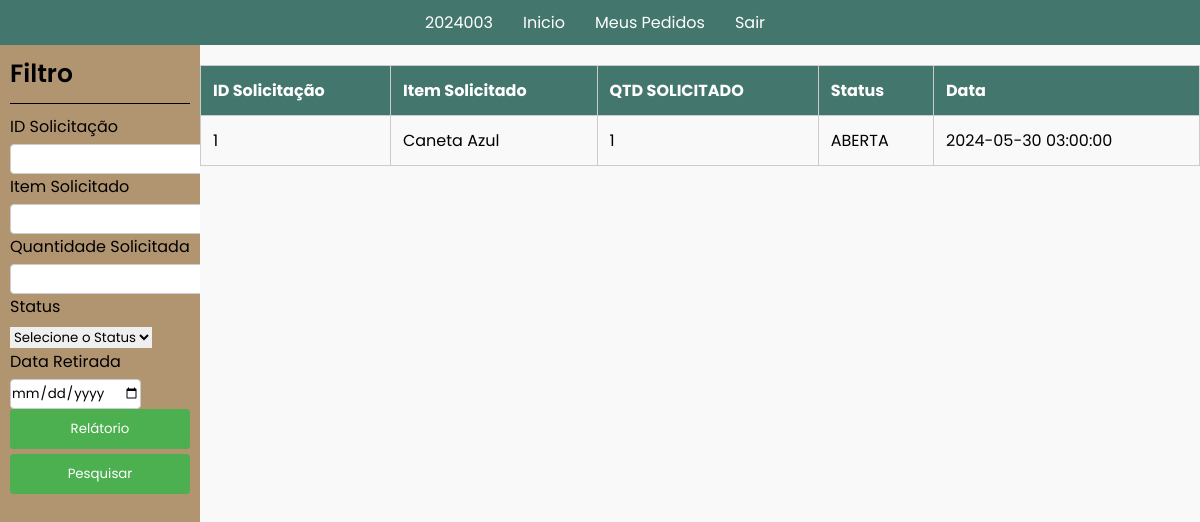
The app's page /04.Usuario_Visu_Pedidos/index.php (signed in), older data.
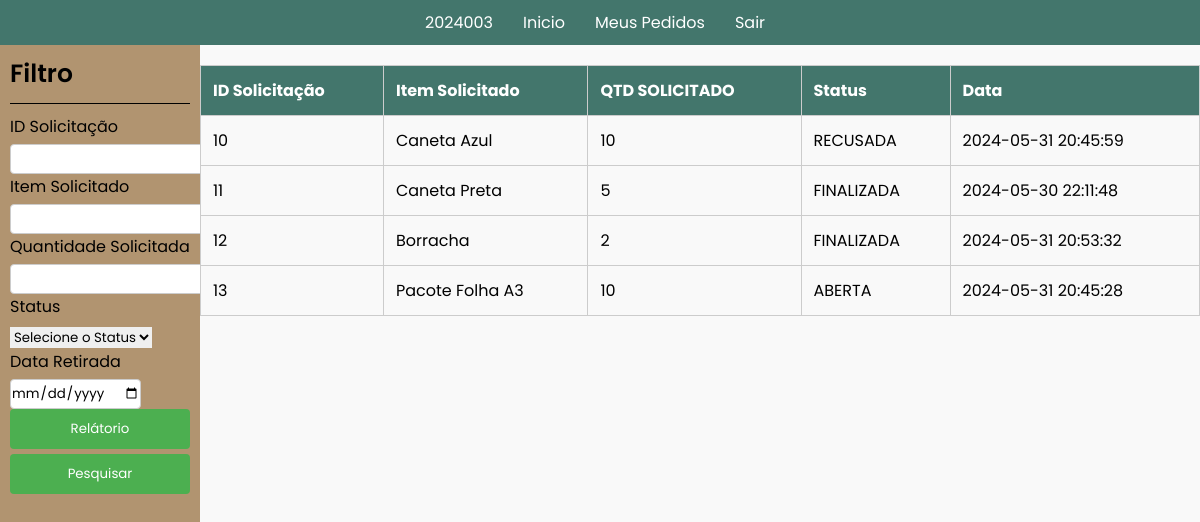
The same page, newer data.
### tables this page shows
CREATE TABLE `requisicao` (
  `QuantidadeItem` int(11) DEFAULT NULL,
  `CargoFuncionario` varchar(100) DEFAULT NULL,
  `ID_Solicitacao` int(11) NOT NULL,
  `NomeItem` varchar(100) DEFAULT NULL,
  `SetorFuncionario` varchar(100) DEFAULT NULL,
  `StatusSolicitacao` varchar(50) DEFAULT NULL,
  `DataSolicitacao` timestamp NOT NULL DEFAULT current_timestamp() ON UPDATE current_timestamp(),
  `FK_ITEM_ID_Item` int(11) DEFAULT NULL,
  `FK_CONTA_Matricula` int(11) DEFAULT NULL
);

### 04.Usuario_Visu_Pedidos/index.php (the view, shortened to what this page needs)
<!DOCTYPE html>
<html lang="en">
<head>
    <link rel="stylesheet" href="style.css">
    <link rel="stylesheet" href="../src/css/reset.css">
    <link rel="stylesheet" href="../src/css/font.css">
    <link rel="stylesheet" href="../src/css/printParametre.css">
</head>
<?php
    $atual = $_SESSION['matricula'];
    include '../src/db/db_connection.php';
?>
<body>
    <nav>
        <ul>
            <?php
                $menu_items = array(
                $atual => "ID.php",
                "Inicio" => "../03.Usuario_Inicial_Solicitação/index.php",
                "Meus Pedidos" => "../04.Usuario_Visu_Pedidos/index.php",
                "Sair" => "../src/php/sair.php"            );
            foreach ($menu_items as $label => $url) {
                echo '<li><a href="' . $url . '">' . $label . '</a></li>';
            }
            ?>
        </ul>
    </nav>
    <div class="content">
        <div class="menuLateral">
        <h4>Filtro</h4>
        <form action="" method="get">
            <div>
                <label for="idSolicitacao">ID Solicitação</label>
                <input type="number" name="idSolicitacao" id="idSolicitacao" value="<?php echo isset($_GET['idSolicitacao']) ? $_GET['idSolicitacao'] : ''; ?>">
            </div>
            <div>
                <label for="itemSolicitado">Item Solicitado</label>
                <input type="text" name="itemSolicitado" id="itemSolicitado" value="<?php echo isset($_GET['itemSolicitado']) ? $_GET['itemSolicitado'] : ''; ?>">
            </div>
            <div>
                <label for="quantidade">Quantidade Solicitada</label>
                <input type="number" name="quantidade" id="quantidade" value="<?php echo isset($_GET['quantidade']) ? $_GET['quantidade'] : ''; ?>">
            </div>
            <div>
                <label for="statusSolicitacao">Status</label>
                <select name="statusSolicitacao" id="statusSolicitacao">
                    <option value="">Selecione o Status</option>
                </select>
            </div>
            <div>
                <label for="dataRet">Data Retirada</label>
                <input type="date" name="dataRet" id="dataRet" value="<?php echo isset($_GET['dataRet']) ? $_GET['dataRet'] : ''; ?>">
            </div>
            <div class="relatorio">
                <button type="button" onclick="imprimirRelatorio()">Relátorio</button>
            </div>
            <div class="pesquisa">
                <button type="submit">Pesquisar</button>
            </div>
        </form>
        </div>
        <div class="dataGrid printableArea">
            <table>
                <thead>
                    <tr>
                    <th>ID Solicitação</th>
                    <th>Item Solicitado</th>
                    <th>QTD SOLICITADO</th>
                    <th>Status</th>
                    <th>Data</th>
                    </tr>
                </thead>
                <tbody>
                    <?php
                    $sql = "SELECT ID_Solicitacao, NomeItem, QuantidadeItem, StatusSolicitacao, DataSolicitacao
                            FROM requisicao
                            WHERE FK_CONTA_Matricula = '$atual'";
                    $result = $conn->query($sql);
                    if ($result->num_rows > 0) {
                        while ($row = $result->fetch_assoc()) {
                            echo "<tr>
                                    <td>{$row['ID_Solicitacao']}</td>
                                    <td>{$row['NomeItem']}</td>
                                    <td>{$row['QuantidadeItem']}</td>
                                    <td>{$row['StatusSolicitacao']}</td>
                                    <td>{$row['DataSolicitacao']}</td>
                                </tr>";
                        }
                    } else {
                        echo "<tr><td colspan='5'>Nenhum registro encontrado</td></tr>";
                    }
                    ?>
                </tbody>
            </table>
        </div>
    </div>
</body>
</html>

Row changes from the older to the newer data that the page shows:
removed requisicao: ID_Solicitacao "1", NomeItem "Caneta Azul", QuantidadeItem "1", StatusSolicitacao "ABERTA", DataSolicitacao "2024-05-30 03:00:00"
added requisicao: ID_Solicitacao "10", NomeItem "Caneta Azul", QuantidadeItem "10", StatusSolicitacao "RECUSADA", DataSolicitacao "2024-05-31 20:45:59"
added requisicao: ID_Solicitacao "11", NomeItem "Caneta Preta", QuantidadeItem "5", StatusSolicitacao "FINALIZADA", DataSolicitacao "2024-05-30 22:11:48"
added requisicao: ID_Solicitacao "12", NomeItem "Borracha", QuantidadeItem "2", StatusSolicitacao "FINALIZADA", DataSolicitacao "2024-05-31 20:53:32"
added requisicao: ID_Solicitacao "13", NomeItem "Pacote Folha A3", QuantidadeItem "10", StatusSolicitacao "ABERTA", DataSolicitacao "2024-05-31 20:45:28"
